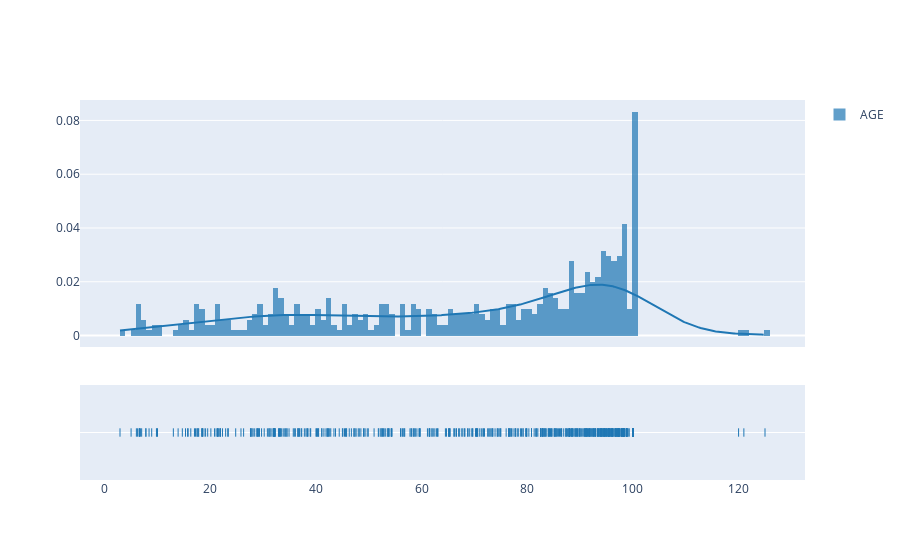

The cell this chart's notebook holds for it:
### Code cell
o5 = user1.show_distribution("AGE")
#o5["error_code"]
o5["output"]

### Figure 1 — Plotly figure (JSON) as saved in the notebook; plotly's stock layout.template omitted (floating-point values rounded to 4 significant figures; data arrays with more than 128 entries replaced by an {"elided": "..."} marker saying what was removed)
{"data": [{"autobinx": false, "histnorm": "probability density", "legendgroup": "AGE", "marker": {"color": "rgb(31, 119, 180)"}, "name": "AGE", "opacity": 0.7, "type": "histogram", "x": {"elided": "506 float values"}, "xaxis": "x", "xbins": {"end": 125, "size": 1, "start": 2.9}, "yaxis": "y"}, {"legendgroup": "AGE", "marker": {"color": "rgb(31, 119, 180)"}, "mode": "lines", "name": "AGE", "showlegend": false, "type": "scatter", "x": {"elided": "500 float values"}, "xaxis": "x", "y": {"elided": "500 float values"}, "yaxis": "y"}, {"legendgroup": "AGE", "marker": {"color": "rgb(31, 119, 180)", "symbol": "line-ns-open"}, "mode": "markers", "name": "AGE", "showlegend": false, "type": "scatter", "x": {"elided": "506 float values"}, "xaxis": "x", "y": {"elided": "506 str values"}, "yaxis": "y2"}], "layout": {"barmode": "overlay", "hovermode": "closest", "legend": {"traceorder": "reversed"}, "xaxis": {"anchor": "y2", "domain": [0, 1], "zeroline": false}, "yaxis": {"anchor": "free", "domain": [0.35, 1], "position": 0}, "yaxis2": {"anchor": "x", "domain": [0, 0.25], "dtick": 1, "showticklabels": false}}}
